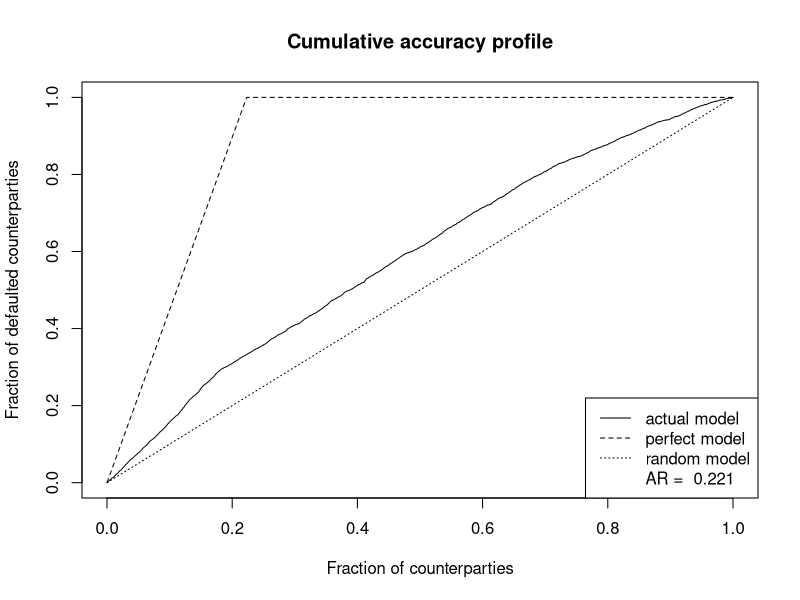
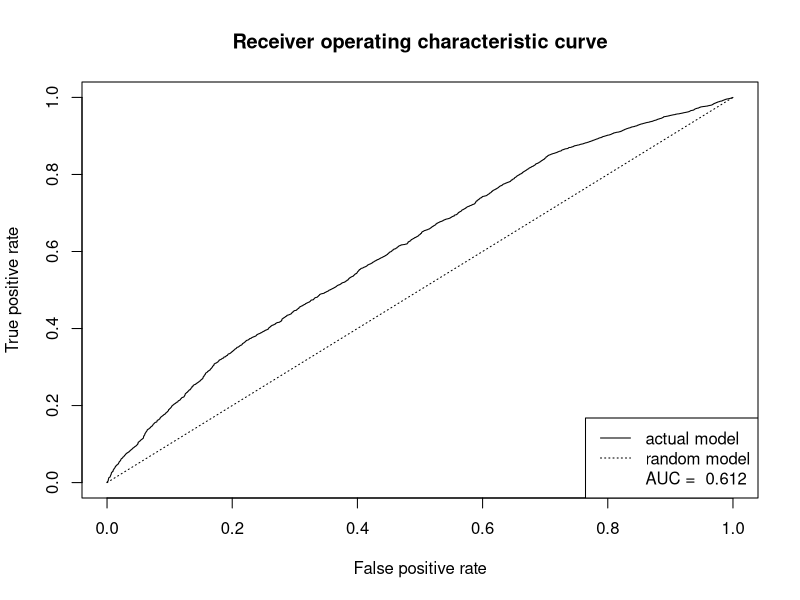
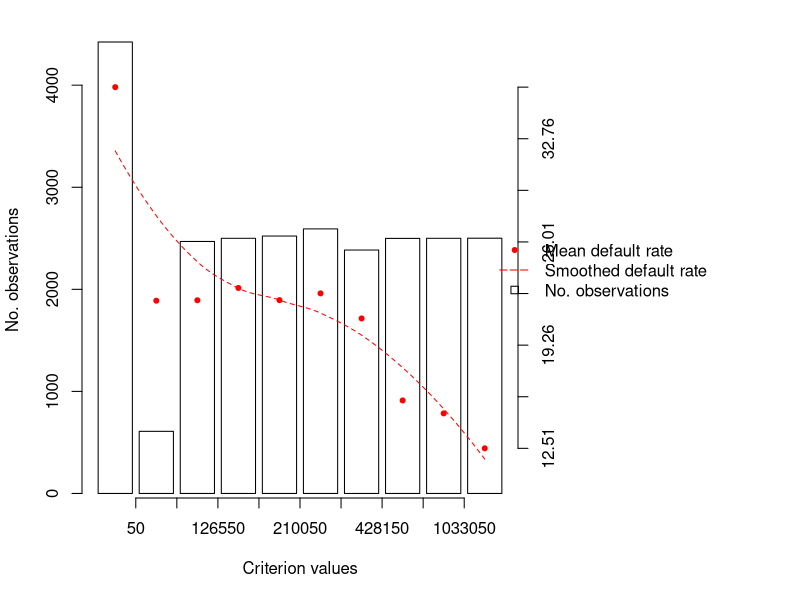
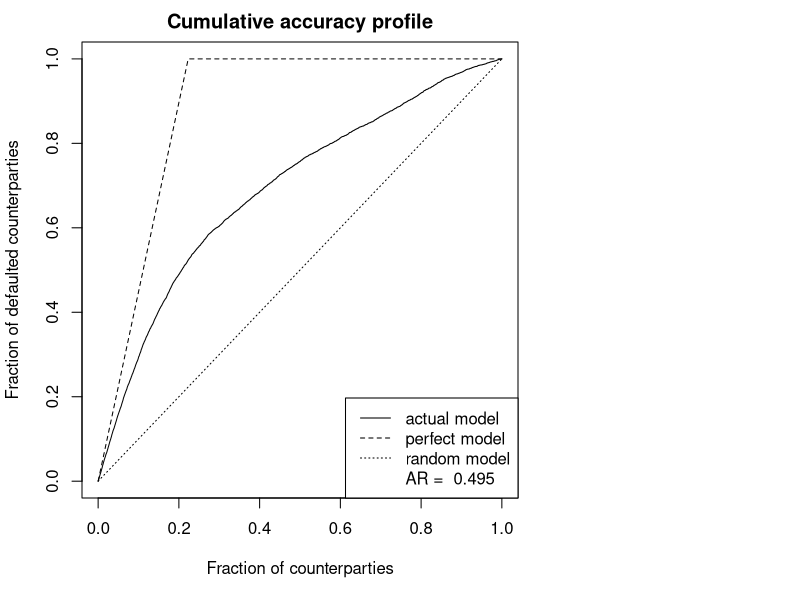
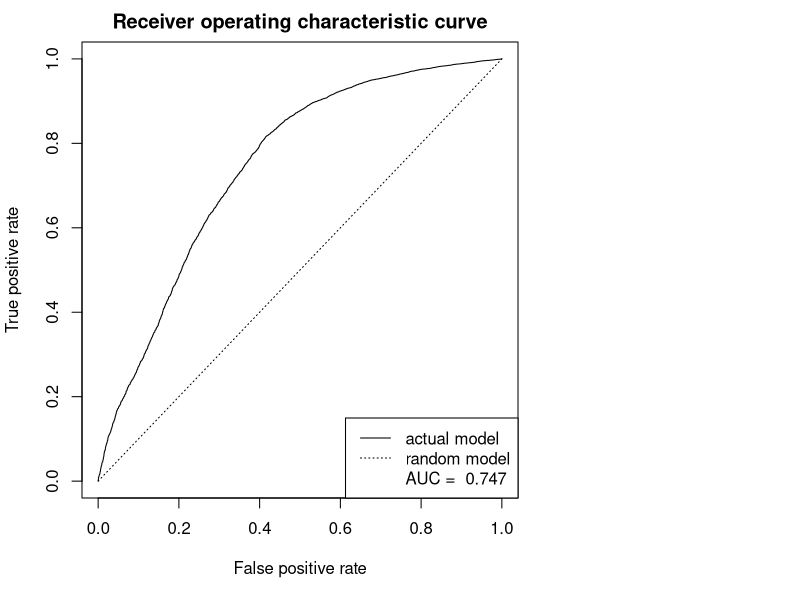
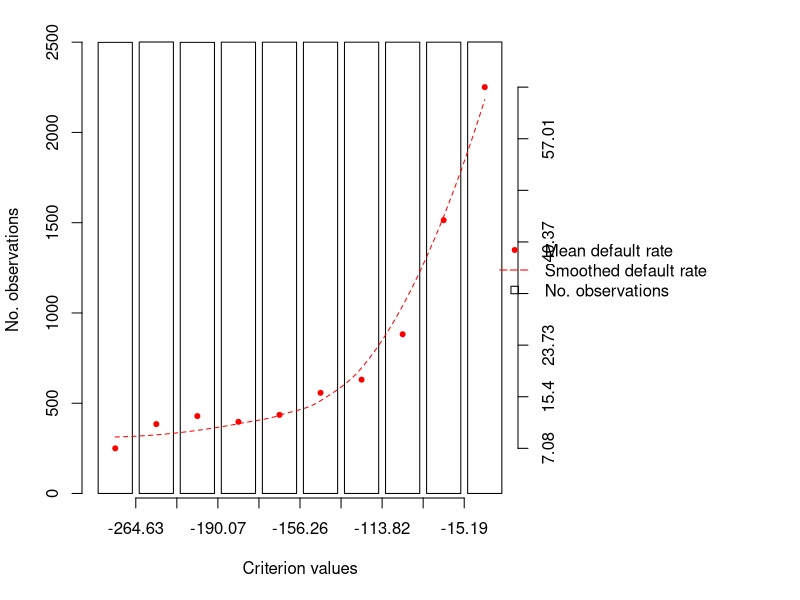

R code for these plots, in order:

library(zoo)

# read data
trainingData <- read.csv("training_data.csv", row.names = 1)
testData <- read.csv("test_data.csv", row.names = 1)

# linear and log transform functions for plots
lTransform <- function (x,mnEDF,mxEDF,mBIN) 0.1*mBIN + (x-mnEDF)/(mxEDF-mnEDF) * 0.8*mBIN
logTransform <- function (x,mnEDF,mxEDF,mBIN) 0.1*mBIN + log(1+x-mnEDF,5)/log(1+mxEDF-mnEDF,5) * 0.8*mBIN

# Smoothing function
GetLoess <- function(agg,avg,alpha=1,impose_monotonicity=FALSE) {
  x <- 1:length(agg[,"r_bin"])
  if (impose_monotonicity) {y <- rev(forceMonotonicity(rev(as.numeric(agg[,"defaultIndicator"][,"avg"]))))}
  else {y <- as.numeric(agg[,"defaultIndicator"][,"avg"])}
  result <- c(sapply(predict(loess(y~x,span=alpha)),function(x) x),rep(NA,max(agg[,"r_bin"])-length(x)))
  return(result)
}

# plots cumulative accuracy profile
CAP <- function(var, data=trainingData, defaultIndicator = "DEFAULT_PAYMENT_NEXT_MONTH") {
  data[,defaultIndicator] <- as.numeric(data[,defaultIndicator])
  data[,var] <- as.numeric(data[,var])
  
  n <- nrow(data)
  n_d <- sum(data[,defaultIndicator])
  data <- data[order(data[,var]), c(var,defaultIndicator)]
  if (mean(cumsum(data[,defaultIndicator])/n_d)<0.5) {data[,"CAP"] <- cumsum(data[rev(rownames(data)),defaultIndicator])/n_d
  } else {data[,"CAP"] <- cumsum(data[,defaultIndicator])/n_d}
  data[,"FRACTION_CTP"] <- 1:n/n
  data[,"RANDOM_MODEL"] <- data[,"FRACTION_CTP"]
  data[,"PERFECT_MODEL"] <- c(1:n_d , rep(n_d, n-n_d))/n_d
  
  plot(x=data[,"FRACTION_CTP"], y=data[,"CAP"], type="l",xlab="Fraction of counterparties", ylab="Fraction of defaulted counterparties", main="Cumulative accuracy profile" )
  lines(x=data[,"FRACTION_CTP"], y=data[,"RANDOM_MODEL"],lty=3)
  lines(x=data[,"FRACTION_CTP"], y=data[,"PERFECT_MODEL"],lty=2)
  legend("bottomright", lty=c(1,2,3,NA), legend=c("actual model","perfect model", "random model", 
                                                  paste("AR = ",round((mean(data[,"CAP"])-mean(data[,"RANDOM_MODEL"]))/(mean(data[,"PERFECT_MODEL"])-mean(data[,"RANDOM_MODEL"])),3))))
}

# plots receiver operating characteristics curve
ROC <- function(var, data=trainingData, defaultIndicator = "DEFAULT_PAYMENT_NEXT_MONTH") {
  n <- nrow(data)
  n_d <- sum(data[,defaultIndicator])
  data[,defaultIndicator] <- as.numeric(data[,defaultIndicator])
  data <- data[order(data[,var]),]
  if (mean(cumsum(data[,defaultIndicator])/n_d)>0.5) {data <- data[order(data[,var], decreasing=TRUE),]}
  ROC <- data.frame(TPR=cumsum(data[,defaultIndicator])/sum(data[,defaultIndicator]), FPR=cumsum(!data[,defaultIndicator])/sum(!data[,defaultIndicator]))
  AUC <- sum(diff(ROC[,"TPR"])*rollmean(ROC[,"FPR"],2))
  plot(x=ROC[,"TPR"], y=ROC[,"FPR"], main="Receiver operating characteristic curve", type="l", xlab="False positive rate", ylab="True positive rate")
  lines(x=c(0,1),y=c(0,1),lty=3)
  legend("bottomright", lty=c(1,3,NA), legend=c("actual model","random model", paste("AUC = ",round(AUC,3))))
}

# plots average default rate per bin
defaultRatePerBin <- function(var,data=trainingData,defaultIndicator = "DEFAULT_PAYMENT_NEXT_MONTH",nbin=10,span_param=1) {
  data[,defaultIndicator] <- as.numeric(as.character(data[,defaultIndicator]))
  data[,var] <- as.numeric(as.character(data[,var]))
  data <- data[ ! is.na(data[,defaultIndicator]) & ! is.na(data[,var]) , c(defaultIndicator,var) ]
  n = nrow(data)
  names(data)[2] <- "crit"
  data[,"rank"] <- rank(data[,"crit"],ties.method="min")
  data[,"bin"] <- pmin(data[,"rank"] %/% (n/nbin) + 1,nbin)
  data[,"defaultIndicator"] <- data[,defaultIndicator]
  aggrDF <- aggregate(cbind(defaultIndicator,crit) ~ bin, data=data, FUN=function(x) c(count=length(x),avg=100*mean(x),max=100*max(x),min=100*min(x)) )
  aggrDF[,"r_bin"] <- 1:nrow(aggrDF)
  names(aggrDF)[3] <- "crit"
  
  aggrDF[,"Smoothed"] <- GetLoess(aggrDF,alpha=span_param)
  aggrDF[,"SmoothedStandardized"] <- (aggrDF[,"Smoothed"] - mean(aggrDF[,"Smoothed"]) ) / sd(aggrDF[,"Smoothed"])
  
  aggrDF[,"defaultIndicator.avg"] <- aggrDF[,"defaultIndicator"][,"avg"]
  
  linearFit <- lm(defaultIndicator.avg ~ r_bin, aggrDF)
  
  aggrDF[,"linear"] <- linearFit$fitted.values
  mxEDF <- max(aggrDF[,"defaultIndicator.avg"])
  mnEDF <- min(aggrDF[,"defaultIndicator.avg"])
  mBIN <- max(aggrDF[,"defaultIndicator"][,"count"])
  aggrDF[,"tMean"] <- sapply(aggrDF[,"defaultIndicator.avg"], function(x) lTransform(x,mnEDF,mxEDF,mBIN))
  aggrDF[,"tSmoothed"] <- sapply(aggrDF[,"Smoothed"], function(x) lTransform(x,mnEDF,mxEDF,mBIN))
  aggrDF[,"tLinear"] <- sapply(aggrDF[,"linear"], function(x) lTransform(x,mnEDF,mxEDF,mBIN))
  
  par(mar=c(5.1, 4.1, 2.1, 14.1), xpd=TRUE)
  DFPlot <- barplot(	aggrDF[,"defaultIndicator"][,"count"],
                     col="white",
                     xlab="Criterion values", 
                     ylab="No. observations", 
                     main=NULL)
  xMin <- min(DFPlot)
  xMax <- max(DFPlot)
  xs <- seq(xMin,xMax,0.01)
  # lines(x = DFPlot, y=aggrDF[,"tLinear"], col='red', lwd=1,lty=5)
  points(x = DFPlot, y=aggrDF[,"tMean"],col="red",pch=20)
  sm <- loess(aggrDF[,"tSmoothed"] ~ DFPlot)
  lines(x=xs,predict(sm,xs),col="red",lwd=1,lty=2)
  
  axis(4, at = seq(lTransform(mnEDF,mnEDF,mxEDF,mBIN),lTransform(mxEDF,mnEDF,mxEDF,mBIN),length.out=8), labels = round(seq(mnEDF,mxEDF,length.out=8),2))
  
  ThresholdsX <- (DFPlot[2:nrow(aggrDF)] + DFPlot[1:(nrow(aggrDF)-1)]) / 2
  ThresholdsY <- round((aggrDF[2:nrow(aggrDF),"crit"][,"min"] + aggrDF[1:(nrow(aggrDF)-1),"crit"][,"max"]) / 2 , 2)
  
  axis(1, at = ThresholdsX , label = ThresholdsY)
  
  legend("right", 	inset=c(-0.45,0), 
         legend = c(
           "Mean default rate", 
           "Smoothed default rate",
           "No. observations"),
         lwd=c(NA,1,NA), lty=c(NA,5,NA), pch=c(20,NA,0),
         col=c("red","red","black"), bty="n" )
}

# calculate transformed variables
variableTransformBins <- function (var, data=trainingData,defaultIndicator = "DEFAULT_PAYMENT_NEXT_MONTH",nbin=10) {
  data <- data[is.finite(rowSums(data[,c(var,defaultIndicator)])) , c(var,defaultIndicator)]
  data[,"rownames"] <- rownames(data)
  names(data) <- c("crit","defaultIndicator","rownames")
  n = nrow(data)
  data[,"crit"] <- as.numeric(as.character(data[,"crit"]))
  data[,"rank"] <- rank(data[,"crit"],ties.method="min", na.last = "keep")
  data[,"bin"] <- pmin(data[,"rank"] %/% (n/nbin) + 1,nbin)
  aggrDF <- aggregate(cbind(defaultIndicator,crit) ~ bin, data=data, FUN=function(x) c(count=length(x),avg=mean(x),min=min(x),max=max(x)))
  aggrDF[,"r_bin"] <- 1:nrow(aggrDF)
  aggrDF[,"Smoothed"] <- GetLoess(aggrDF)
  aggrDF[,"SmoothedStandardized"] <- (aggrDF[,"Smoothed"] - mean(aggrDF[,"Smoothed"])) / sd(aggrDF[,"Smoothed"])
  aggrDF[,"LThrs"] <- aggrDF[,"crit"][,"min"]
  aggrDF[,"UThrs"] <- aggrDF[,"crit"][,"max"]
  SmoothedDF <- aggrDF[,c("bin","SmoothedStandardized","LThrs","UThrs")]
  data <- merge(data,SmoothedDF, all.x=TRUE)[ , c("SmoothedStandardized","LThrs","UThrs","rownames")]
  data <- data[order(as.numeric(data[,"rownames"])),]
  names(data)[1] <- var
  names(data)[2] <- paste("LThrs",var,sep="_")
  names(data)[3] <- paste("UThrs",var,sep="_")
  return (data[,var]) 
}

# list variables to transform
varNames <- c('LIMIT_BAL','AGE','BILL_AMT1','BILL_AMT2','BILL_AMT3','BILL_AMT4','BILL_AMT5','BILL_AMT6','PAY_AMT1','PAY_AMT2','PAY_AMT3','PAY_AMT4','PAY_AMT5','PAY_AMT6')

# transform variables via bins
trainingData_transformed <- trainingData
trainingData_transformed[,varNames] <- sapply(varNames, function(x) variableTransformBins(x,data=trainingData))

# plot univariate graphs
CAP("PAY_AMT1")
ROC("PAY_AMT1")
defaultRatePerBin("PAY_AMT1")

# estimate the full logit model
fullModel <-glm(DEFAULT_PAYMENT_NEXT_MONTH ~ 1 + LIMIT_BAL + SEX + EDUCATION + MARRIAGE +
                  AGE + PAY_0 + PAY_2 + PAY_3 + PAY_4 + PAY_5 + PAY_6 + BILL_AMT1 +
                  BILL_AMT2 + BILL_AMT3 + BILL_AMT4 + BILL_AMT5 + BILL_AMT6 +
                  PAY_AMT1 + PAY_AMT2 + PAY_AMT3 + PAY_AMT4 + PAY_AMT5 + PAY_AMT6,
                family=binomial(link="logit"),data=trainingData_transformed)

# model summary
summary(fullModel)

# calculate model predictions (score/PD)		
trainingData_transformed[,"model_score"] <- predict(fullModel,trainingData_transformed)
trainingData_transformed[,"predicted_PD"] <- predict(fullModel,trainingData_transformed,type="response")

# has the performance improved?
CAP("model_score",data=trainingData_transformed)
ROC("model_score",data=trainingData_transformed)
defaultRatePerBin("model_score",data=trainingData_transformed)			   
